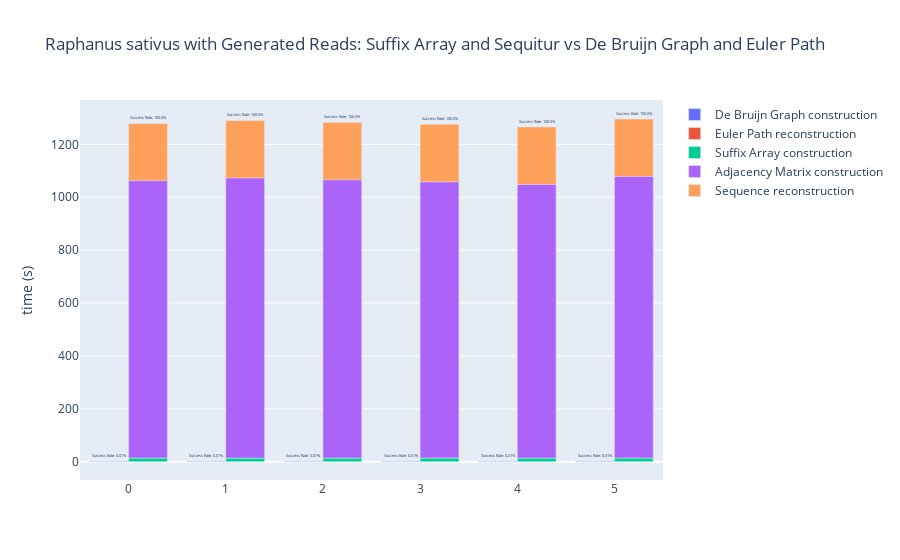

Source (notebook cell):
### Code cell
df_realseq_eul = pd.DataFrame()
i = 0
for file in os.listdir('data/output/cluster/real sequence/euler'):
    df = pd.read_csv('data/output/cluster/real sequence/euler/'+file)
    df['sequence'] = i
    i += 1
    df_realseq_eul = pd.concat([df_realseq_eul,df])
df_realseq_eul_mean = pd.DataFrame()
for i in range(6): df_realseq_eul_mean = pd.concat([df_realseq_eul_mean,df_realseq_eul[df_realseq_eul['sequence']==i].groupby("k").mean().mean()[["sequence","edit_distance","de_bruijn_graph_construction_time",'euler_path_reconstruction_time']]],axis=1)
df_realseq_eul_mean = df_realseq_eul_mean.T.set_index('sequence')

df_real_seq = pd.DataFrame()
i = 0
for file in os.listdir('data/output/cluster/real sequence/sequitur'):
    df = pd.read_csv('data/output/cluster/real sequence/sequitur/'+file)
    df['sequence'] = i
    i += 1
    df_real_seq = pd.concat([df_real_seq,df])
df_real_seq_mean = pd.DataFrame()
for i in range(6): df_real_seq_mean = pd.concat([df_real_seq_mean,df_real_seq[df_real_seq['sequence']==i].mean()[["sequence","edit_distance","suffix_array_construction_time",'adjacency_matrix_construction_time','sequence_reconstruction_time']]],axis=1)
df_real_seq_mean = df_real_seq_mean.T.set_index('sequence')

labels = list('{}'.format(i) for i in range(6))

fig = go.Figure(
    data=[
        go.Bar(
            name="De Bruijn Graph construction",
            x=labels,
            y=df_realseq_eul_mean['de_bruijn_graph_construction_time'],
            offsetgroup=0,
        ),
        go.Bar(
            name="Euler Path reconstruction",
            x=labels,
            y=df_realseq_eul_mean['euler_path_reconstruction_time'],
            text=list("Success Rate: {}%".format(round((1-(df_realseq_eul[df_realseq_eul['sequence']==i]['edit_distance']/df_realseq_eul[df_realseq_eul['sequence']==i]['target_sequence_length'])).mean()*100,2)) for i in range(6)),
            textposition='outside',offsetgroup=0,
            base=df_realseq_eul_mean['de_bruijn_graph_construction_time'],
        ),
        go.Bar(
            name="Suffix Array construction",
            x=labels,
            y=df_real_seq_mean['suffix_array_construction_time'],
            offsetgroup=1,
        ),
        go.Bar(
            name="Adjacency Matrix construction",
            x=labels,
            y=df_real_seq_mean['adjacency_matrix_construction_time'],
            offsetgroup=1,
            base=df_real_seq_mean['suffix_array_construction_time'],
        ),
        go.Bar(
            name="Sequence reconstruction",
            x=labels,
            y=df_real_seq_mean['sequence_reconstruction_time'],
            text=list("Success Rate: {}%".format(round((1-(df_real_seq[df_real_seq['sequence']==i]['edit_distance']/df_real_seq[df_real_seq['sequence']==i]['target_sequence_length'])).mean()*100,2)) for i in range(6)),
            textposition='outside',offsetgroup=1,
            base=df_real_seq_mean['adjacency_matrix_construction_time'],
        )
    ],
    layout=go.Layout(
        title="Raphanus sativus with Generated Reads: Suffix Array and Sequitur vs De Bruijn Graph and Euler Path",
        yaxis_title="time (s)"
    )
)
fig

### Figure 1 — Plotly figure (JSON) as saved in the notebook; plotly's stock layout.template omitted (floating-point values rounded to 4 significant figures)
{"data": [{"name": "De Bruijn Graph construction", "offsetgroup": "0", "type": "bar", "x": ["0", "1", "2", "3", "4", "5"], "y": [2.612, 2.658, 2.649, 2.662, 2.661, 2.643]}, {"base": [2.612, 2.658, 2.649, 2.662, 2.661, 2.643], "name": "Euler Path reconstruction", "offsetgroup": "0", "text": ["Success Rate: 0.01%", "Success Rate: 0.01%", "Success Rate: 0.01%", "Success Rate: 0.01%", "Success Rate: 0.01%", "Success Rate: 0.01%"], "textposition": "outside", "type": "bar", "x": ["0", "1", "2", "3", "4", "5"], "y": [0.3354, 0.3421, 0.3467, 0.3441, 0.3426, 0.3443]}, {"name": "Suffix Array construction", "offsetgroup": "1", "type": "bar", "x": ["0", "1", "2", "3", "4", "5"], "y": [13.66, 13.54, 13.7, 13.72, 13.62, 13.91]}, {"base": [13.66, 13.54, 13.7, 13.72, 13.62, 13.91], "name": "Adjacency Matrix construction", "offsetgroup": "1", "type": "bar", "x": ["0", "1", "2", "3", "4", "5"], "y": [1062.0, 1073.0, 1066.0, 1058.0, 1048.0, 1078.0]}, {"base": [1062.0, 1073.0, 1066.0, 1058.0, 1048.0, 1078.0], "name": "Sequence reconstruction", "offsetgroup": "1", "text": ["Success Rate: 100.0%", "Success Rate: 100.0%", "Success Rate: 100.0%", "Success Rate: 100.0%", "Success Rate: 100.0%", "Success Rate: 100.0%"], "textposition": "outside", "type": "bar", "x": ["0", "1", "2", "3", "4", "5"], "y": [216.4, 217.0, 217.3, 218.1, 217.9, 217.5]}], "layout": {"title": {"text": "Raphanus sativus with Generated Reads: Suffix Array and Sequitur vs De Bruijn Graph and Euler Path"}, "yaxis": {"title": {"text": "time (s)"}}}}
